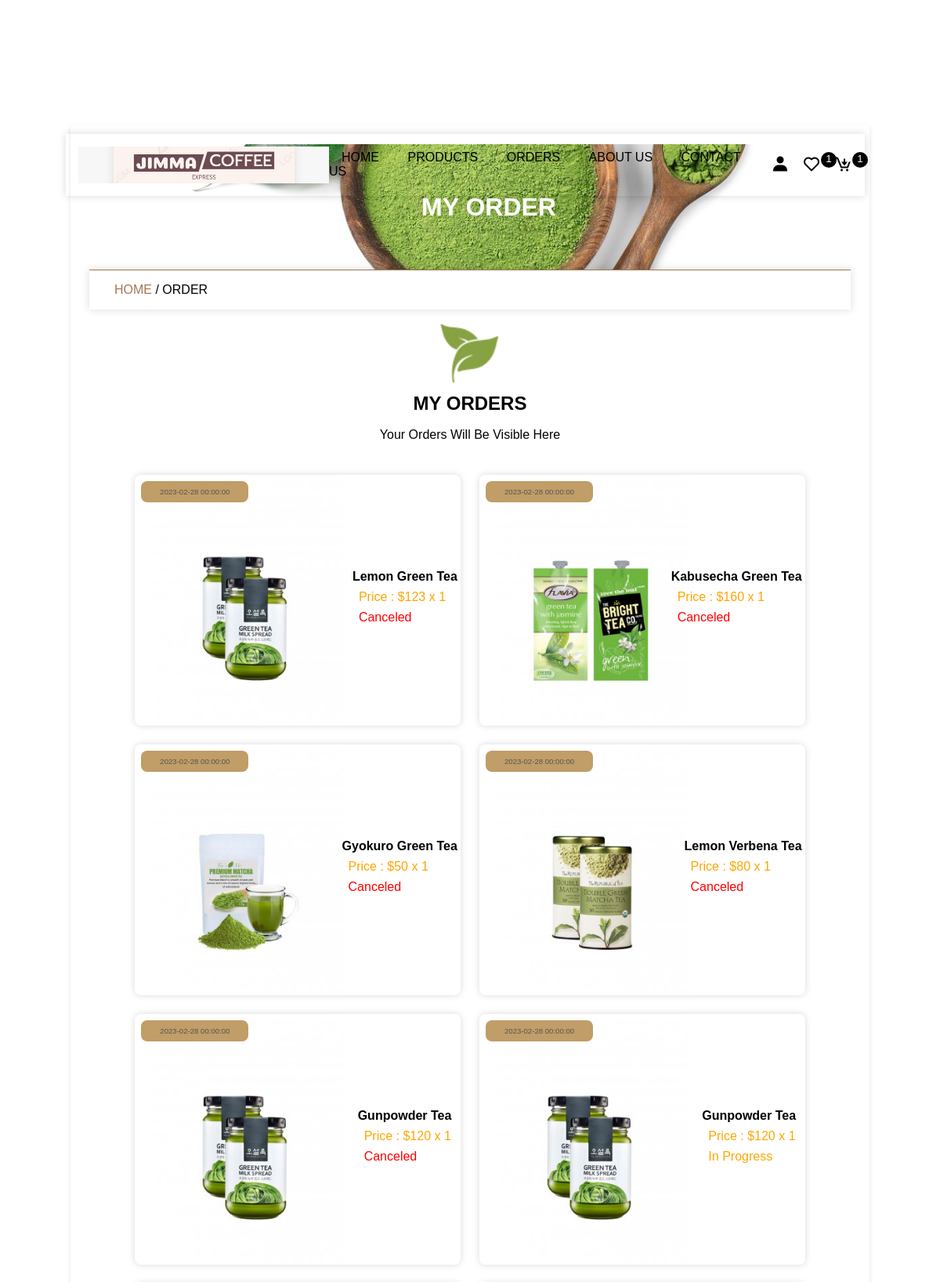
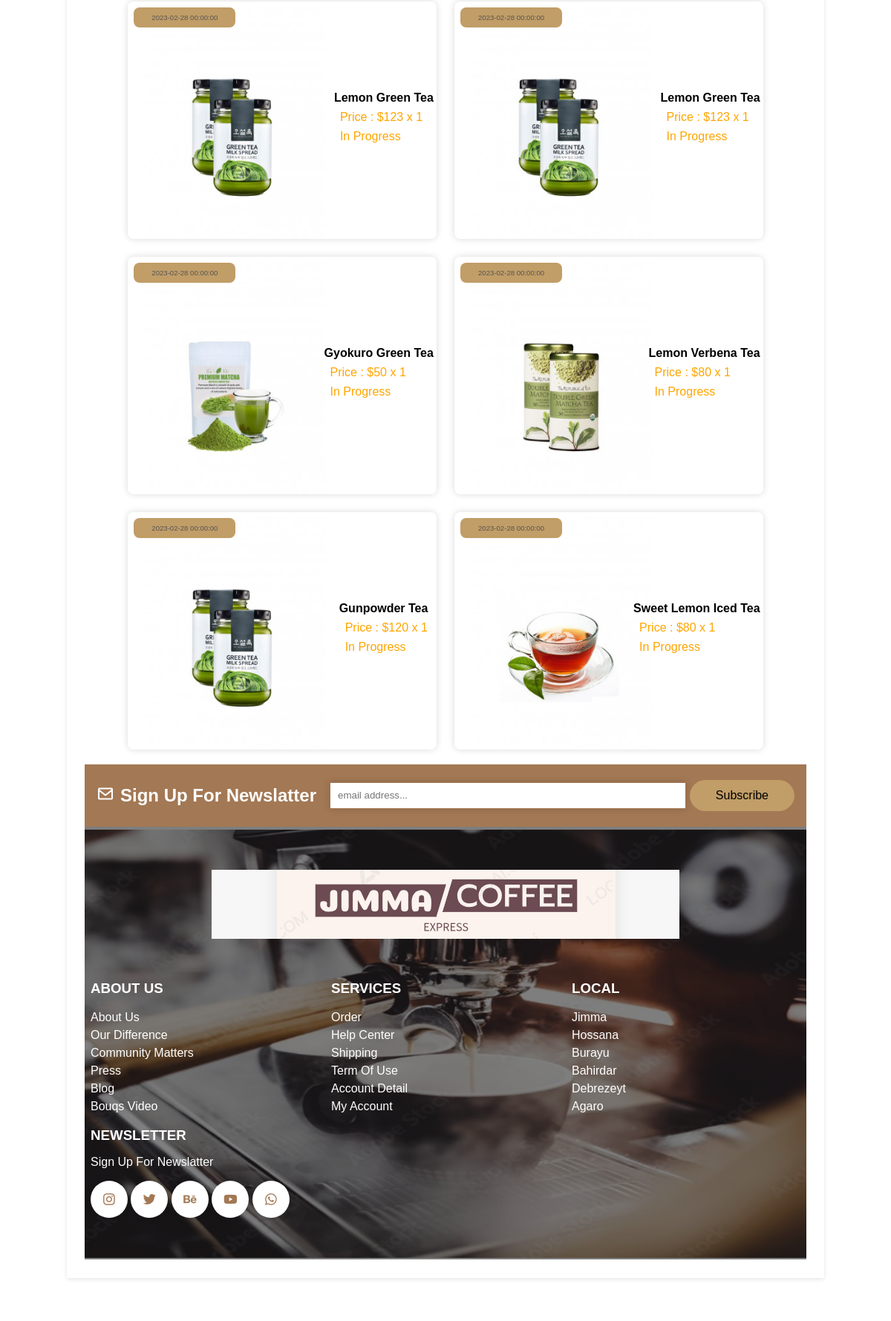
Screenshot of /store/order.php (signed in) with the database file from the repository (2 pictures, top to bottom).
### tables this page shows
CREATE TABLE `orders` (
  `id` varchar(20) NOT NULL,
  `user_id` varchar(20) NOT NULL,
  `name` varchar(50) NOT NULL,
  `number` varchar(10) NOT NULL,
  `email` varchar(50) NOT NULL,
  `address` varchar(200) NOT NULL,
  `address_type` varchar(10) NOT NULL,
  `method` varchar(50) NOT NULL,
  `product_id` varchar(20) NOT NULL,
  `price` varchar(10) NOT NULL,
  `qty` varchar(2) NOT NULL,
  `date` datetime NOT NULL DEFAULT current_timestamp(),
  `status` varchar(50) NOT NULL DEFAULT 'in progress',
  `payment_status` varchar(100) NOT NULL
);

CREATE TABLE `products` (
  `id` varchar(255) NOT NULL,
  `name` varchar(255) NOT NULL,
  `price` varchar(255) NOT NULL,
  `image` varchar(255) NOT NULL,
  `product_detail` varchar(500) NOT NULL,
  `status` varchar(100) NOT NULL
);

### store/order.php (the view, shortened to what this page needs)
<?php
include 'components/connection.php';
if (isset($_SESSION['user_id'])) {
	$user_id = $_SESSION['user_id'];
} else {
	$user_id = '';
}
?>
<link rel="stylesheet" href="style.css">
<!DOCTYPE html>
<html lang="en">
<head>
	<link href='https://unpkg.com/boxicons@2.1.4/css/boxicons.min.css' rel='stylesheet'>
	<link rel="stylesheet" href="https://cdn.jsdelivr.net/npm/bootstrap-icons@1.10.3/font/bootstrap-icons.css">
</head>
<body>
	<?php include 'components/header.php'; ?>
	<div class="main">
		<div class="banner">
			<h1>my order</h1>
		</div>
		<div class="title2">
			<a href="home.php">home </a><span>/ order</span>
		</div>
		<section class="orders">
			<div class="title">
				<img src="img/download.png" class="logo">
				<h1>my orders</h1>
				<p>your orders will be visible here
				</p>
			</div>
			<div class="box-container">
				<?php
				$select_orders = $conn->prepare("SELECT * FROM `orders` WHERE user_id = ? ORDER BY date DESC");
				$select_orders->execute([$user_id]);
				if ($select_orders->rowCount() > 0) {
					while ($fetch_order = $select_orders->fetch(PDO::FETCH_ASSOC)) {
						$select_products = $conn->prepare("SELECT * FROM `products` WHERE id=?");
						$select_products->execute([$fetch_order['product_id']]);
						if ($select_products->rowCount() > 0) {
							while ($fetch_product = $select_products->fetch(PDO::FETCH_ASSOC)) {
				?>
								<div class="box" <?php if ($fetch_order['status'] == 'cancle') {
														echo 'style="border:2px solid red";';
													} ?>>
									<a href="view_order.php?get_id=<?= $fetch_order['id']; ?>">
										<p class="date"><i class="bi bi-calender-fill"></i><span><?= $fetch_order['date']; ?></span></p>
										<img src="image/<?= $fetch_product['image']; ?>" class="image">
										<div class="row">
											<h3 class="name"><?= $fetch_product['name']; ?></h3>
											<p class="price">Price : $<?= $fetch_order['price']; ?> x <?= $fetch_order['qty']; ?></p>
											<p class="status" style="color:<?php if ($fetch_order['status'] == 'delivered') {
																				echo 'green';
																			} elseif ($fetch_order['status'] == 'canceled') {
																				echo 'red';
																			} else {
																				echo 'orange';
																			} ?>"><?= $fetch_order['status']; ?></p>
										</div>
									</a>
								</div>
				<?php
							}
						}
					}
				} else {
					echo '<p class="empty">no order takes placed yet!</p>';
				}
				?>
			</div>
		</section>
		<?php include 'components/footer.php'; ?>
	</div>
</body>
</html>

### store/style.css (style rules this page uses)
* { margin: 0; padding: 0; box-sizing: border-box; }
:root { --green: #a37854; --light-green: #c19d67; --box-shadow: 0 0 10px rgb(0 0 0/15%); }
html { font-size: 16px; -ms-overflow-style: scrollbar; -webkkit-tap-highlight-color: transparent; font-family: sans-serif; --ms-text-size-adjust: 100%; -webkit-text-size-djust: 100%; }
body { background-image: url("img/body-bg.jpg"); width: 100%; }
.main { width: 85vw; background: #fff; box-shadow: 0 2px 6px 0 rgb(0 0 0 / 10%); margin: 1rem auto; margin-top: 10rem; padding: 2%; }
a { text-decoration: none; }
.title { text-align: center; text-transform: uppercase; font-size: 1rem; margin: 1rem 0; line-height: 2; }
.title p { text-transform: capitalize; }
.title .logo { width: 80px; }
.banner { background-image: url("img/banner.jpg"); background-size: cover; background-position: center; background-color: var(--green); width: 100%; height: 20vh; text-align: center; display: flex; justify-content: center; align-items: center; }
.banner h1 { text-transform: uppercase; color: #fff; margin-left: 3rem; }
.title2 { border-top: 1px solid var(--green); padding: 1rem 2rem; text-transform: uppercase; box-shadow: var(--box-shadow); }
.title2 a { color: var(--green); }
.box-container { display: grid; grid-template-columns: repeat(auto-fit, minmax(15rem, 1fr)); align-items: flex-start; }
.box-container .box p { color: #555; margin: 0.5rem; }
.orders .box-container { padding: 2% 6%; grid-template-columns: repeat(auto-fit, minmax(20rem, 1fr)); align-items: flex-start; justify-content: center; gap: 1.5rem; }
.orders .box-container .box { box-shadow: var(--box-shadow); border-radius: 0.5em; position: relative; overflow-x: hidden; }
.orders .box-container .box a { display: flex; align-items: center; }
.orders .box-container .box a .row { position: absolute; right: 1%; }
.orders .box-container .box .date { position: absolute; top: 0; left: 0; padding: 0.5rem 1.5rem; background: var(--light-green); font-size: 0.6rem; display: inline-block; margin-bottom: 1.5rem; border-radius: 0.5rem; }
.orders .box-container .box .image { height: 20rem; width: 100%; object-fit: contain; margin-left: -4rem; }
.orders .box-container .box .name { font-size: 1rem; text-transform: capitalize; text-overflow: ellipsis; overflow-x: hidden; color: #000; }
.orders .box-container .box .price { color: orange; font-size: 1rem; }
.orders .box-container .box .status { margin-left: 0.5rem; font-size: 1rem; text-transform: capitalize; }

### rows the page displays
orders: date "2023-02-28 00:00:00", price "123", qty "1", status "Canceled"
products: image (picture), name "Lemon Green Tea"
orders: date "2023-02-28 00:00:00", price "160", qty "1", status "Canceled"
products: image (picture), name "Kabusecha Green Tea"
orders: date "2023-02-28 00:00:00", price "50", qty "1", status "Canceled"
products: image (picture), name "Gyokuro Green Tea"
orders: date "2023-02-28 00:00:00", price "80", qty "1", status "Canceled"
products: image (picture), name "Lemon Verbena Tea"
orders: date "2023-02-28 00:00:00", price "120", qty "1", status "Canceled"
products: image (picture), name "Gunpowder Tea"
orders: date "2023-02-28 00:00:00", price "120", qty "1", status "In Progress"
orders: date "2023-02-28 00:00:00", price "123", qty "1", status "In Progress"
orders: date "2023-02-28 00:00:00", price "123", qty "1", status "In Progress"
orders: date "2023-02-28 00:00:00", price "50", qty "1", status "In Progress"
orders: date "2023-02-28 00:00:00", price "80", qty "1", status "In Progress"
orders: date "2023-02-28 00:00:00", price "120", qty "1", status "In Progress"
orders: date "2023-02-28 00:00:00", price "80", qty "1", status "In Progress"
products: image (picture), name "Sweet Lemon Iced Tea"

### other values shown
$total_wishlist_items "1"
$total_cart_items "1"
